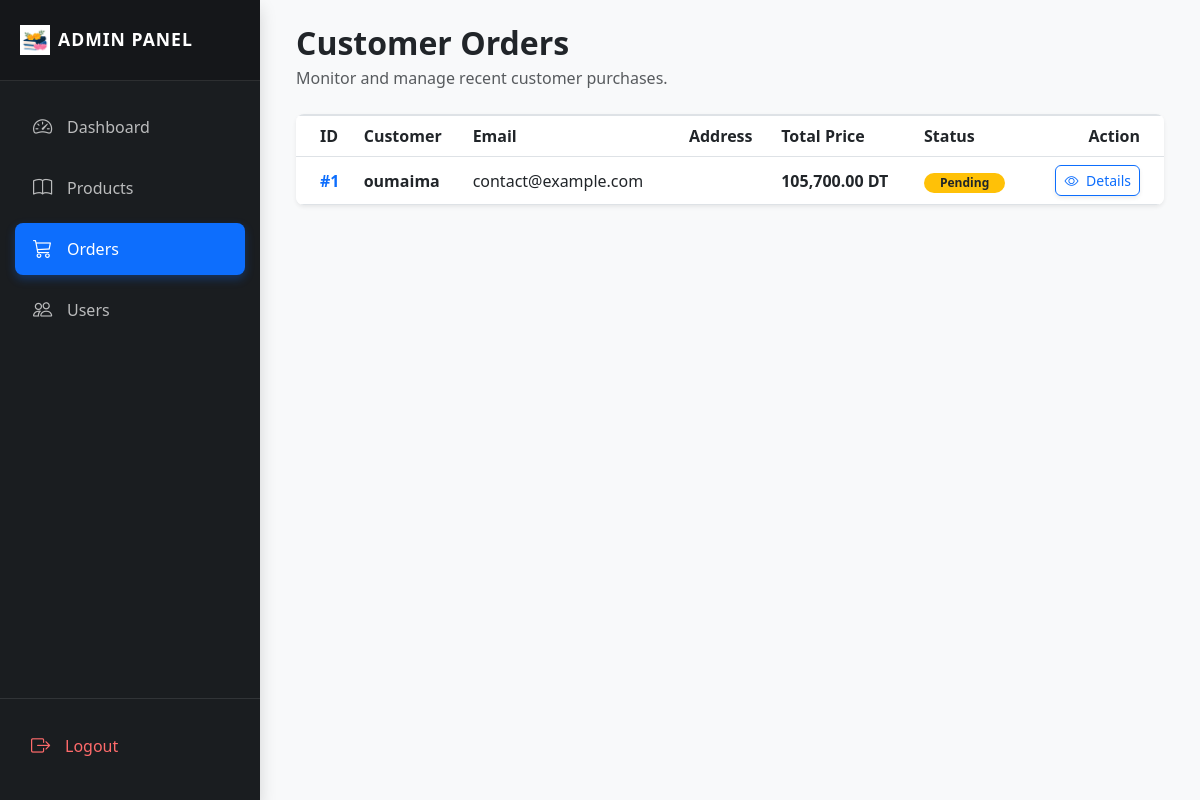
Page /admin/manage-orders.php (signed in) on the committed database.
### tables this page shows
CREATE TABLE `orders` (
  `id` int(11) NOT NULL,
  `user_name` varchar(100) NOT NULL,
  `user_email` varchar(100) NOT NULL,
  `phone` varchar(20) DEFAULT NULL,
  `address` text DEFAULT NULL,
  `total_price` decimal(10,2) NOT NULL,
  `status` enum('Pending','Shipped','Delivered','Cancelled') DEFAULT 'Pending',
  `order_date` timestamp NOT NULL DEFAULT current_timestamp(),
  `created_at` timestamp NOT NULL DEFAULT current_timestamp()
);

### admin/manage-orders.php (the view, shortened to what this page needs)
<?php
include '../api/db.php';
$stmt = $pdo->query("SELECT * FROM orders ORDER BY order_date DESC");
$orders = $stmt->fetchAll();
?>
<!DOCTYPE html>
<html lang="en">
<head>
    <link href="https://cdn.jsdelivr.net/npm/bootstrap@5.3.0/dist/css/bootstrap.min.css" rel="stylesheet">
    <link rel="stylesheet" href="https://cdn.jsdelivr.net/npm/bootstrap-icons@1.11.0/font/bootstrap-icons.css">
</head>
<body class="bg-light">
    <div class="d-flex">
        <?php include 'sidebar.php'; ?>
        <main class="flex-grow-1 p-4" style="min-height: 100vh;">
            <div class="container-fluid">
                <div class="mb-4">
                    <h2 class="fw-bold mb-1">Customer Orders</h2>
                    <p class="text-muted">Monitor and manage recent customer purchases.</p>
                </div>
                <div class="card border-0 shadow-sm rounded-3 overflow-hidden">
                    <div class="table-responsive">
                        <table class="table table-hover align-middle mb-0">
                            <thead class="bg-light">
                                <tr>
                                    <th class="ps-4">ID</th>
                                    <th>Customer</th>
                                    <th>Email</th>
                                    <th>Address</th>
                                    <th>Total Price</th>
                                    <th>Status</th>
                                    <th class="text-end pe-4">Action</th>
                                </tr>
                            </thead>
                            <tbody>
                                <?php foreach ($orders as $order): ?>
                                    <tr>
                                        <td class="ps-4">
                                            <span class="order-id">#<?php echo $order['id']; ?></span>
                                        </td>
                                        <td class="fw-semibold">
                                            <?php echo htmlspecialchars($order['user_name']); ?>
                                        </td>
                                        <td>
                                            <?php echo htmlspecialchars($order['user_email']); ?>
                                        </td>
                                        <td>
                                        </td>
                                        <td class="fw-bold text-dark">
                                            <?php echo number_format($order['total_price'], 2); ?> DT
                                        </td>
                                        <td>
                                            <?php
                                            $badge_class = 'bg-warning text-dark';
                                            ?>
                                            <span class="badge rounded-pill <?php echo $badge_class; ?> px-3">
                                                <?php echo ucfirst($order['status']); ?>
                                            </span>
                                        </td>
                                        <td class="text-end pe-4">
                                            <a href="view-order.php?id=<?php echo $order['id']; ?>" class="btn btn-sm btn-outline-primary rounded shadow-sm">
                                                <i class="bi bi-eye me-1"></i> Details
                                            </a>
                                        </td>
                                    </tr>
                                <?php endforeach; ?>
                            </tbody>
                        </table>
                    </div>
                </div>
            </div>
        </main>
    </div>
</body>
</html>

### admin/manage-orders.php (style rules this page uses)
.table thead { background-color: #f8f9fa; border-top: 2px solid #dee2e6; }
.order-id { font-weight: bold; color: #0d6efd; }

### rows in the picture
orders: id "1", user_name "oumaima", user_email "contact@example.com", total_price "105,700.00", status "Pending"
